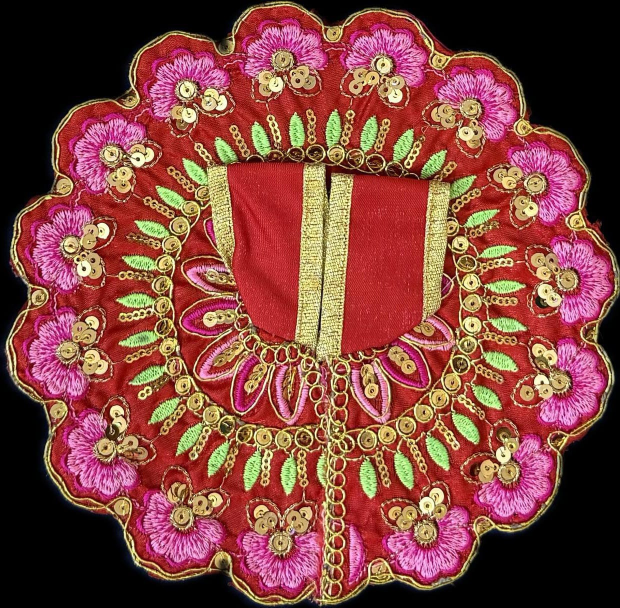
#> input picture experiments/dress-swap/dress.jpg, 1240 x 1215 px (shown at 1/2 size)
$ python -i segment.py   (imports and definitions only)
#> lines starting #> are read from the running program, lines starting #| are printed output that depends on the picture; after the words box and inside, x2 and y2 are one past the last pixel; in counts of white or black regions, pixels touching at a corner belong together
"""Find and count separate items laid out on a plain background.

Classic computer vision (OpenCV, Apache-2.0): fast on any laptop CPU, no model
download, and very reliable when the photo follows the setup guide - a plain,
matte, contrasting background with a small gap between items.

  1. Estimate the background colour from the photo's border.
  2. Mark pixels that differ from it (in Lab colour space, so a gold piece on
     black velvet and a kraft-paper soap on white card both stand out).
  3. Clean up: remove specks, close small gaps inside a piece (thin hoops,
     chain links), fill holes.
  4. Each remaining blob is one item. Blobs that are mostly mat edge, shadow
     or dust are dropped.
"""

from __future__ import annotations

from dataclasses import dataclass

import cv2
import numpy as np
from PIL import Image

WORK_PX = 1600  # analyse at this size; boxes are scaled back to the original


@dataclass
class Piece:
    x: int
    y: int
    w: int
    h: int

    def as_list(self) -> list[int]:
        return [self.x, self.y, self.w, self.h]


@dataclass
class Segmentation:
    pieces: list[Piece]
    background: str  # "dark" | "light"
    warning: str = ""


def find_pieces(img: Image.Image, _depth: int = 0) -> Segmentation:
    rgb = np.asarray(img.convert("RGB"))
    H, W = rgb.shape[:2]
    scale = min(1.0, WORK_PX / max(H, W))
    small = cv2.resize(rgb, (int(W * scale), int(H * scale)), interpolation=cv2.INTER_AREA) if scale < 1 else rgb
    h, w = small.shape[:2]

    lab = cv2.cvtColor(cv2.GaussianBlur(small, (5, 5), 0), cv2.COLOR_RGB2LAB).astype(np.float32)
    border = max(4, int(0.03 * min(h, w)))
    ring = np.concatenate([
        lab[:border].reshape(-1, 3), lab[-border:].reshape(-1, 3),
        lab[:, :border].reshape(-1, 3), lab[:, -border:].reshape(-1, 3),
    ])
    bg = np.median(ring, axis=0)
    dark_bg = bg[0] < 128

    # Light backgrounds: soft shadows mostly change lightness, so weight it less.
    l_weight = 1.0 if dark_bg else 0.45
    diff = np.sqrt(l_weight * (lab[..., 0] - bg[0]) ** 2 + (lab[..., 1] - bg[1]) ** 2 + (lab[..., 2] - bg[2]) ** 2)
    diff8 = np.clip(diff * 2, 0, 255).astype(np.uint8)
    # Threshold from the background's own noise (fabric texture, sensor grain), not
    # from the items: a low-contrast kraft wrapper next to bright ones must still count.
    border_diff = np.concatenate([
        diff8[:border].ravel(), diff8[-border:].ravel(), diff8[:, :border].ravel(), diff8[:, -border:].ravel(),
    ])
    thresh = float(np.clip(np.percentile(border_diff, 99) * 1.6, 24, 90))
    mask = (diff8 >= thresh).astype(np.uint8) * 255

    k = max(3, int(round(min(h, w) * 0.004)) | 1)
    mask = cv2.morphologyEx(mask, cv2.MORPH_OPEN, np.ones((k, k), np.uint8))
    kc = max(5, int(round(min(h, w) * 0.012)) | 1)
    mask = cv2.morphologyEx(mask, cv2.MORPH_CLOSE, cv2.getStructuringElement(cv2.MORPH_ELLIPSE, (kc, kc)))

    contours, _ = cv2.findContours(mask, cv2.RETR_EXTERNAL, cv2.CHAIN_APPROX_SIMPLE)
    area_img = h * w
    min_area = area_img * 0.0004
    boxes = []
    dropped_edge = 0
    mat = None  # a big blob in the middle = the mat/tray, with the table showing around it
    for c in contours:
        x, y, bw, bh = cv2.boundingRect(c)
        area = cv2.contourArea(c)
        if area < min_area:
            continue
        if area > area_img * 0.35 and (mat is None or area > mat[4]):
            mat = (x, y, bw, bh, area)
        touches = (x <= 1) + (y <= 1) + (x + bw >= w - 1) + (y + bh >= h - 1)
        if touches >= 2 or area > area_img * 0.35:
            dropped_edge += 1  # table edge, mat border or a hand
            continue
        boxes.append((x, y, bw, bh))

    if mat is not None and _depth == 0 and len(boxes) <= 1:
        # Re-run inside the mat, so its colour becomes the background.
        x, y, bw, bh, _ = mat
        inset = int(0.02 * min(bw, bh))
        box = (int((x + inset) / scale), int((y + inset) / scale),
               int((x + bw - inset) / scale), int((y + bh - inset) / scale))
        inner = find_pieces(img.crop(box), _depth=1)
        for p in inner.pieces:
            p.x += box[0]
            p.y += box[1]
        if inner.pieces:
            inner.warning = ""
        return inner

    boxes = _reading_order(boxes)
    pieces = []
    for x, y, bw, bh in boxes:
        pad = int(0.08 * max(bw, bh)) + 2
        x0, y0 = max(0, x - pad), max(0, y - pad)
        x1, y1 = min(w, x + bw + pad), min(h, y + bh + pad)
        pieces.append(Piece(int(x0 / scale), int(y0 / scale), int((x1 - x0) / scale), int((y1 - y0) / scale)))

    warning = ""
    if dropped_edge:
        warning = "Part of the photo edge looked like the table or mat border - keep everything on the mat and fill the frame."
    if not pieces:
        warning = "No items found. Use a plain background that contrasts with your items and keep the phone straight above."
    return Segmentation(pieces=pieces, background="dark" if dark_bg else "light", warning=warning)


def _reading_order(boxes: list[tuple[int, int, int, int]]):
    """Number items row by row, left to right, like reading a page."""
    if not boxes:
        return boxes
    med_h = float(np.median([b[3] for b in boxes]))
    rows: list[list] = []
    for b in sorted(boxes, key=lambda b: b[1] + b[3] / 2):
        cy = b[1] + b[3] / 2
        if rows and abs(cy - rows[-1][0]) < med_h * 0.6:
            rows[-1][1].append(b)
            rows[-1][0] = np.mean([bb[1] + bb[3] / 2 for bb in rows[-1][1]])
        else:
            rows.append([cy, [b]])
    return [b for _, row in rows for b in sorted(row, key=lambda b: b[0])]


def crop(img: Image.Image, p: Piece) -> Image.Image:
    return img.crop((p.x, p.y, p.x + p.w, p.y + p.h))

>>> from PIL import Image
>>> picture = Image.open('../../../experiments/dress-swap/dress.jpg')
#> picture is the input picture: PIL image 1240x1215 RGB; mean R, G, B 128.6, 68.7, 61.4
>>> result = find_pieces(picture)
#> in find_pieces, `lab = cv2.cvtColor(cv2.GaussianBlur(small, (5, 5), 0), cv2.COLOR_RGB2L..`:
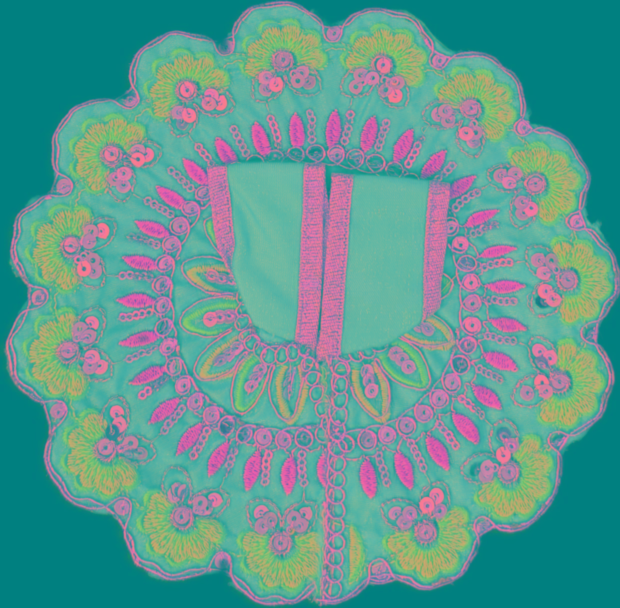
#> lab: shape (1215, 1240, 3) float32 (shown at 1/2 size); mean R, G, B 94.9, 150.7, 145.3
#> in find_pieces, `bg = np.median(ring, axis=0)`: bg = [0, 128, 128]
#> in find_pieces, `dark_bg = bg[0] < 128`: dark_bg = True
#> in find_pieces, `l_weight = 1.0 if dark_bg else 0.45`: l_weight = 1
#> in find_pieces, `diff8 = np.clip(diff * 2, 0, 255).astype(np.uint8)`:
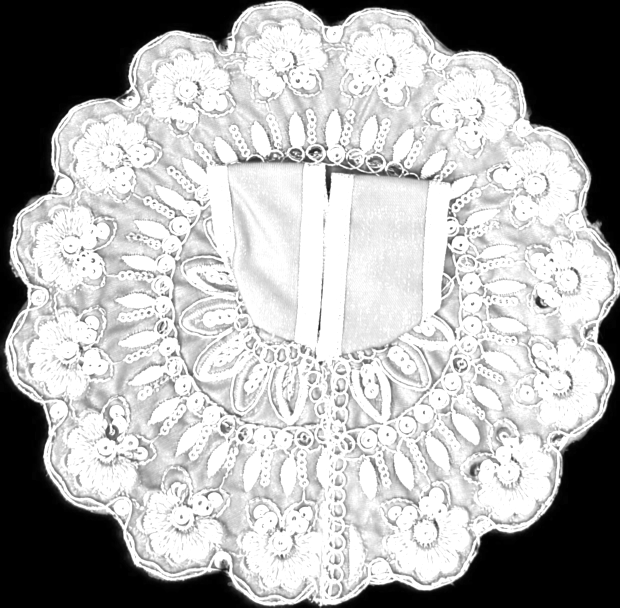
#> diff8: shape (1215, 1240) (shown at 1/2 size); min 0, max 255, mean 172.9
#> in find_pieces, `thresh = float(np.clip(np.percentile(border_diff, 99) * 1.6, 24, 90))`: thresh = 90
#> in find_pieces, `mask = (diff8 >= thresh).astype(np.uint8) * 255`: mask: shape (1215, 1240); 75.2% white; 190 black regions (154 under 20 px), largest, box (x1, y1, x2, y2) and area: (0, 0, 1240, 1215) 370418, (652, 331, 662, 398) 456, (680, 337, 750, 349) 345
#> in find_pieces, `mask = cv2.morphologyEx(mask, cv2.MORPH_OPEN, np.ones((k, k), np.uint8))`: mask: shape (1215, 1240); 75.1% white; 168 black regions (137 under 20 px), largest, box (x1, y1, x2, y2) and area: (0, 0, 1240, 1215) 370830, (672, 327, 750, 349) 528, (652, 331, 662, 398) 466
#> in find_pieces, `mask = cv2.morphologyEx(mask, cv2.MORPH_CLOSE, cv2.getStructuringEleme..`:
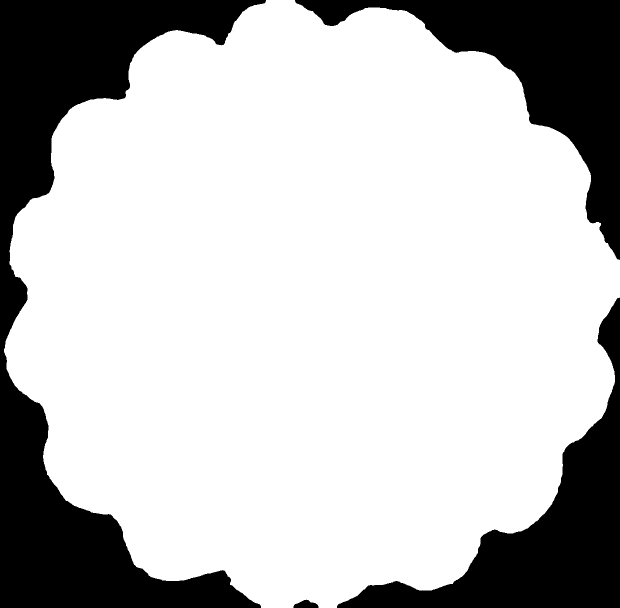
#> mask: shape (1215, 1240) (shown at 1/2 size); 75.5% white; 4 black regions
#> in find_pieces, `contours, _ = cv2.findContours(mask, cv2.RETR_EXTERNAL, cv2.CHAIN_APPR..`: contours = 1 contour; box (x1, y1, x2, y2) and area: (8, 0, 1240, 1215) 1135180
#> the loop in find_pieces, `for c in contours:` made 1 pass
#> (x, y, bw, bh, area, touches, dropped_edge) on pass 1: (8, 0, 1232, 1215, 1135180, 3, 1)
#> after the loop in find_pieces, `for c in contours:`: boxes = []; dropped_edge = 1
#> in find_pieces, `inset = int(0.02 * min(bw, bh))`: inset = 24
#> in find_pieces, `box = (int((x + inset) / scale), int((y + inset) / scale), int((x + bw..`: box = (32, 24, 1216, 1191)
#> call 2 of find_pieces, with _depth = 1
#> in find_pieces (call 2), `rgb = np.asarray(img.convert("RGB"))`:
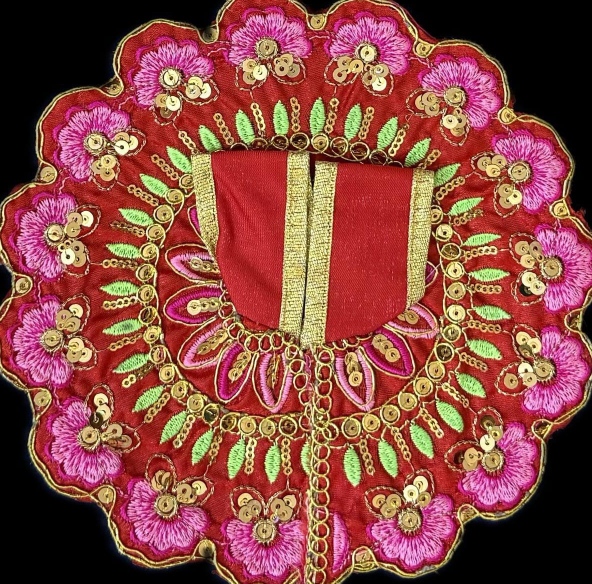
#> rgb: shape (1167, 1184, 3) (shown at 1/2 size); mean R, G, B 138.9, 73.9, 66.1
#> in find_pieces (call 2), `lab = cv2.cvtColor(cv2.GaussianBlur(small, (5, 5), 0), cv2.COLOR_RGB2L..`:
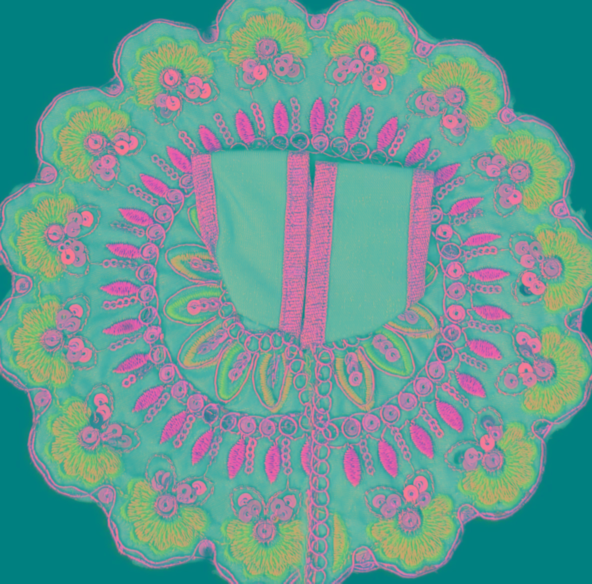
#> lab: shape (1167, 1184, 3) float32 (shown at 1/2 size); mean R, G, B 102.4, 152.7, 146.7
#> in find_pieces (call 2), `diff = np.sqrt(l_weight * (lab[..., 0] - bg[0]) ** 2 + (lab[..., 1] - ..`:
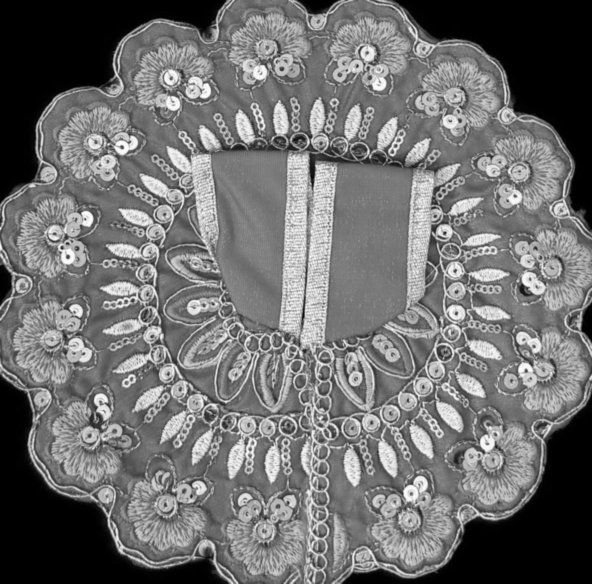
#> diff: shape (1167, 1184) float32 (shown at 1/2 size); min 0, max 253.1, mean 110.9
#> in find_pieces (call 2), `mask = (diff8 >= thresh).astype(np.uint8) * 255`: mask: shape (1167, 1184); 81.1% white; 193 black regions (150 under 20 px), largest, box (x1, y1, x2, y2) and area: (0, 0, 452, 407) 67296, (786, 0, 1184, 462) 65549, (0, 750, 456, 1167) 61198
#> in find_pieces (call 2), `mask = cv2.morphologyEx(mask, cv2.MORPH_OPEN, np.ones((k, k), np.uint8))`: mask: shape (1167, 1184); 81% white; 171 black regions (133 under 20 px), largest, box (x1, y1, x2, y2) and area: (0, 0, 452, 407) 67424, (786, 0, 1184, 462) 65650, (0, 750, 456, 1167) 61264
#> in find_pieces (call 2), `mask = cv2.morphologyEx(mask, cv2.MORPH_CLOSE, cv2.getStructuringEleme..`:
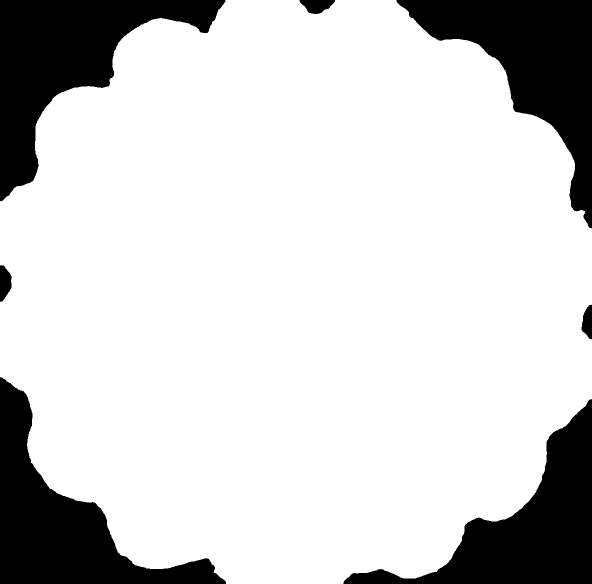
#> mask: shape (1167, 1184) (shown at 1/2 size); 81.4% white; 7 black regions
#> in find_pieces (call 2), `contours, _ = cv2.findContours(mask, cv2.RETR_EXTERNAL, cv2.CHAIN_APPR..`: contours = 1 contour; box (x1, y1, x2, y2) and area: (0, 0, 1184, 1167) 1122387
#> the loop in find_pieces (call 2), `for c in contours:` made 1 pass
#> (x, y, bw, bh, area, touches, dropped_edge) on pass 1: (0, 0, 1184, 1167, 1122387, 4, 1)
#> after the loop in find_pieces (call 2), `for c in contours:`: dropped_edge = 1
#> after the loop in find_pieces (call 2), `for x, y, bw, bh in boxes:`: pieces = []

$ run again, on experiments/dress-swap/brass_blue.png
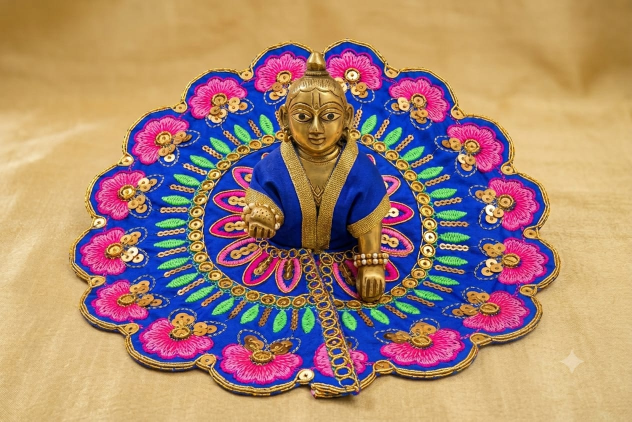
#> input picture experiments/dress-swap/brass_blue.png, 1264 x 843 px (shown at 1/2 size)
#> picture is the input picture: PIL image 1264x843 RGB; mean R, G, B 167.2, 134.5, 117.5
#> bg = [194, 132, 162]
#> dark_bg = False
#> l_weight = 0.45
#> thresh = 90
#> in find_pieces, `mask = cv2.morphologyEx(mask, cv2.MORPH_CLOSE, cv2.getStructuringEleme..`:
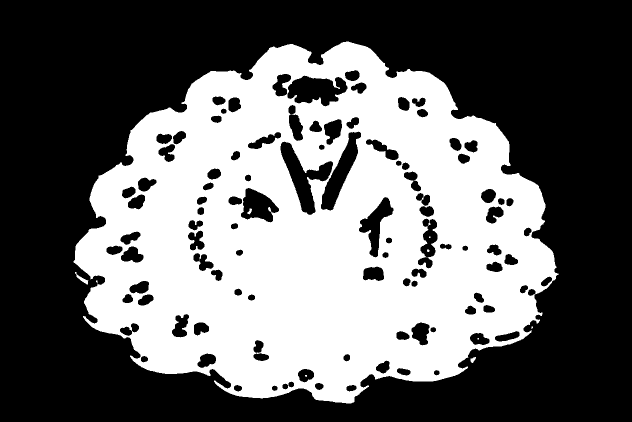
#> mask: shape (843, 1264) (shown at 1/2 size); 41.3% white; 11 white regions (6 under 20 px)
#> contours = 5 contours, 2 with area under 20; largest, box (x1, y1, x2, y2) and area: (147, 83, 1117, 807) 501070, (150, 544, 177, 569) 145, (940, 714, 952, 726) 63
#> the loop in find_pieces, `for c in contours:` made 5 passes
#> (x, y, bw, bh, area, touches, dropped_edge) on pass 5: (147, 83, 970, 724, 501070, 0, 1)
#> after the loop in find_pieces, `for c in contours:`: boxes = []; dropped_edge = 1
#> inset = 14
#> box = (161, 97, 1103, 793)
#> lab: shape (696, 942, 3) float32
#> bg = [184, 133, 162]
#> diff: shape (696, 942) float32
#> diff8: shape (696, 942)
#> in find_pieces (call 2), `mask = cv2.morphologyEx(mask, cv2.MORPH_CLOSE, cv2.getStructuringEleme..`:
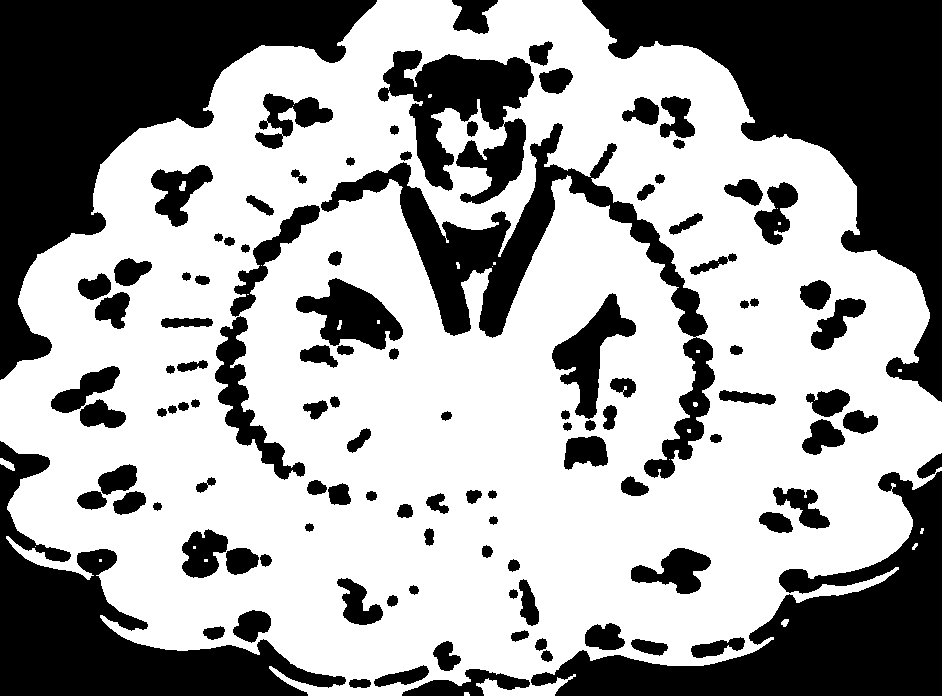
#> mask: shape (696, 942); 61.7% white; 113 black regions
#> contours = 9 contours, 6 with area under 20; largest, box (x1, y1, x2, y2) and area: (0, 0, 942, 696) 489986, (0, 458, 15, 471) 80, (781, 619, 789, 627) 34
#> the loop in find_pieces (call 2), `for c in contours:` made 9 passes
#> (x, y, bw, bh, area, touches, dropped_edge) on pass 9: (0, 0, 942, 696, 489985.5, 4, 1)
#> after the loop in find_pieces (call 2), `for c in contours:`: dropped_edge = 1
#> after the loop in find_pieces (call 2), `for x, y, bw, bh in boxes:`: pieces = []
